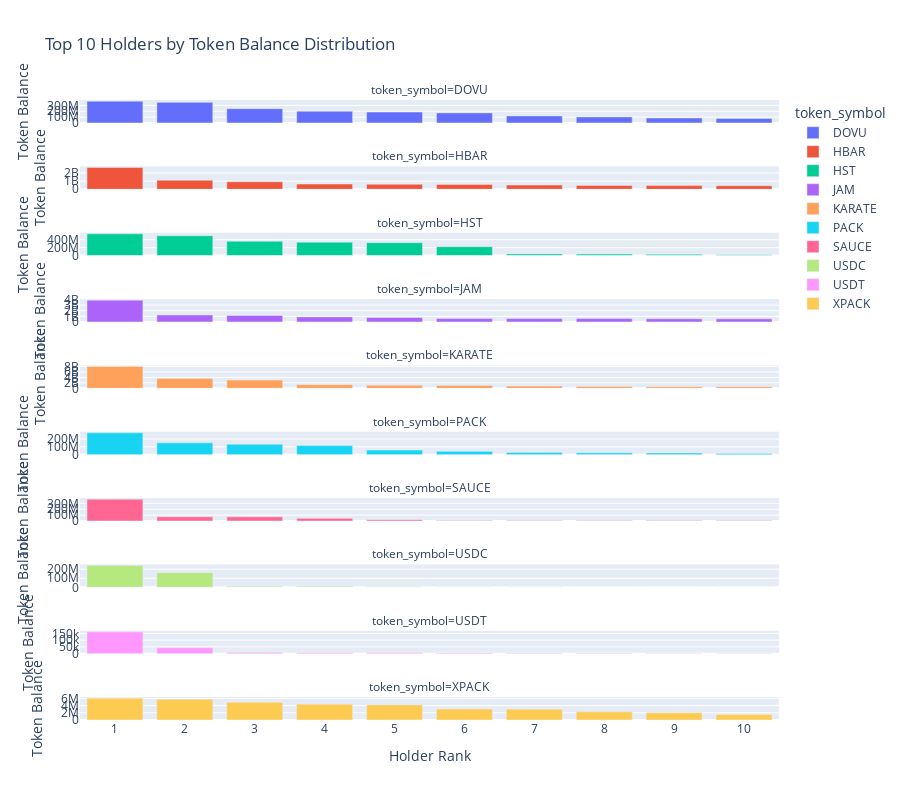

Source (notebook cell):
### Markdown cell above
--- Chart 2: Top 10 Holders by Token Balance ---

### Code cell
# Query the data
df_top_balance = pd.read_sql_query("""
    SELECT
        token_symbol,
        account_id,
        balance,
        balance_rank
    FROM token_holdings
    WHERE is_top_holder = 1
    ORDER BY token_symbol, balance_rank;
""", conn)

# Create the plot
fig2 = px.bar(
    df_top_balance,
    x='balance_rank',
    y='balance',
    color='token_symbol',
    facet_col='token_symbol',
    facet_col_wrap=1,
    height=800,
    labels={'balance_rank': 'Holder Rank', 'balance': 'Token Balance'},
    title='Top 10 Holders by Token Balance Distribution',
    hover_data=['account_id'] # Show account_id on hover
)

fig2.update_yaxes(matches=None) # Allow y-axes to have different scales
fig2.for_each_yaxis(lambda yaxis: yaxis.update(showticklabels=True))
fig2.update_xaxes(tickvals=list(range(1, 11))) # Ensure x-axis shows ranks 1-10
fig2.show()

### Figure 1 — Plotly figure (JSON) as saved in the notebook; plotly's stock layout.template omitted (floating-point values rounded to 4 significant figures)
{"data": [{"alignmentgroup": "True", "customdata": [["0.0.7308512"], ["0.0.2214948"], ["0.0.858938"], ["0.0.540219"], ["0.0.412535"], ["0.0.4856053"], ["0.0.4364925"], ["0.0.4366340"], ["0.0.5328590"], ["0.0.3817615"]], "hovertemplate": "token_symbol=DOVU<br>Holder Rank=%{x}<br>Token Balance=%{y}<br>account_id=%{customdata[0]}<extra></extra>", "legendgroup": "DOVU", "marker": {"color": "#636efa", "pattern": {"shape": ""}}, "name": "DOVU", "offsetgroup": "DOVU", "orientation": "v", "showlegend": true, "textposition": "auto", "type": "bar", "x": [1, 2, 3, 4, 5, 6, 7, 8, 9, 10], "xaxis": "x10", "y": [373700000.0, 353300000.0, 244200000.0, 201800000.0, 187200000.0, 172400000.0, 120500000.0, 103001290, 84780000.0, 78020000.0], "yaxis": "y10"}, {"alignmentgroup": "True", "customdata": [["0.0.652978"], ["0.0.1872300"], ["0.0.9170199"], ["0.0.54895"], ["0.0.54795"], ["0.0.77"], ["0.0.6942669"], ["0.0.1268012"], ["0.0.1412503"], ["0.0.85785"]], "hovertemplate": "token_symbol=HBAR<br>Holder Rank=%{x}<br>Token Balance=%{y}<br>account_id=%{customdata[0]}<extra></extra>", "legendgroup": "HBAR", "marker": {"color": "#EF553B", "pattern": {"shape": ""}}, "name": "HBAR", "offsetgroup": "HBAR", "orientation": "v", "showlegend": true, "textposition": "auto", "type": "bar", "x": [1, 2, 3, 4, 5, 6, 7, 8, 9, 10], "xaxis": "x9", "y": [2673000000.0, 1117000000.0, 915800000.0, 644400000.0, 618000000.0, 599900000.0, 513000000.0, 475600000.0, 451100000.0, 443900000.0], "yaxis": "y9"}, {"alignmentgroup": "True", "customdata": [["0.0.968019"], ["0.0.968016"], ["0.0.968017"], ["0.0.968013"], ["0.0.968012"], ["0.0.968014"], ["0.0.7308515"], ["0.0.858938"], ["0.0.7400133"], ["0.0.1463354"]], "hovertemplate": "token_symbol=HST<br>Holder Rank=%{x}<br>Token Balance=%{y}<br>account_id=%{customdata[0]}<extra></extra>", "legendgroup": "HST", "marker": {"color": "#00cc96", "pattern": {"shape": ""}}, "name": "HST", "offsetgroup": "HST", "orientation": "v", "showlegend": true, "textposition": "auto", "type": "bar", "x": [1, 2, 3, 4, 5, 6, 7, 8, 9, 10], "xaxis": "x8", "y": [548695000, 500000000, 361500000.0, 337500000.0, 325700000.0, 225000000.0, 41290000.0, 37700000.0, 31550000.0, 22390000.0], "yaxis": "y8"}, {"alignmentgroup": "True", "customdata": [["0.0.858938"], ["0.0.7389657"], ["0.0.6930749"], ["0.0.285576"], ["0.0.3909413"], ["0.0.3847809"], ["0.0.841549"], ["0.0.3854039"], ["0.0.868359"], ["0.0.1463864"]], "hovertemplate": "token_symbol=JAM<br>Holder Rank=%{x}<br>Token Balance=%{y}<br>account_id=%{customdata[0]}<extra></extra>", "legendgroup": "JAM", "marker": {"color": "#ab63fa", "pattern": {"shape": ""}}, "name": "JAM", "offsetgroup": "JAM", "orientation": "v", "showlegend": true, "textposition": "auto", "type": "bar", "x": [1, 2, 3, 4, 5, 6, 7, 8, 9, 10], "xaxis": "x7", "y": [3866000000.0, 1244000000.0, 1155000000.0, 895600000.0, 800000000.0, 600010221, 600000000.0, 600000000.0, 568800000.0, 550100000.0], "yaxis": "y7"}, {"alignmentgroup": "True", "customdata": [["0.0.2283226"], ["0.0.7308499"], ["0.0.9123373"], ["0.0.2082863"], ["0.0.8326929"], ["0.0.6071041"], ["0.0.2081174"], ["0.0.2751778"], ["0.0.2651575"], ["0.0.2716511"]], "hovertemplate": "token_symbol=KARATE<br>Holder Rank=%{x}<br>Token Balance=%{y}<br>account_id=%{customdata[0]}<extra></extra>", "legendgroup": "KARATE", "marker": {"color": "#FFA15A", "pattern": {"shape": ""}}, "name": "KARATE", "offsetgroup": "KARATE", "orientation": "v", "showlegend": true, "textposition": "auto", "type": "bar", "x": [1, 2, 3, 4, 5, 6, 7, 8, 9, 10], "xaxis": "x6", "y": [7966000000.0, 3616000000.0, 3000000005, 1324000000.0, 1100000000, 1032000000.0, 797000000.0, 621800000.0, 558900000.0, 522000000.0], "yaxis": "y6"}, {"alignmentgroup": "True", "customdata": [["0.0.5759605"], ["0.0.5759518"], ["0.0.7243469"], ["0.0.5759475"], ["0.0.5734136"], ["0.0.5710970"], ["0.0.5981646"], ["0.0.5734162"], ["0.0.5734139"], ["0.0.5710432"]], "hovertemplate": "token_symbol=PACK<br>Holder Rank=%{x}<br>Token Balance=%{y}<br>account_id=%{customdata[0]}<extra></extra>", "legendgroup": "PACK", "marker": {"color": "#19d3f3", "pattern": {"shape": ""}}, "name": "PACK", "offsetgroup": "PACK", "orientation": "v", "showlegend": true, "textposition": "auto", "type": "bar", "x": [1, 2, 3, 4, 5, 6, 7, 8, 9, 10], "xaxis": "x5", "y": [278600000.0, 151000000.0, 132900000.0, 115500000.0, 58960000.0, 42100000.0, 27800000.0, 22690000.0, 21530000.0, 16050000.0], "yaxis": "y5"}, {"alignmentgroup": "True", "customdata": [["0.0.1460199"], ["0.0.1461945"], ["0.0.1414140"], ["0.0.858938"], ["0.0.1056814"], ["0.0.7308505"], ["0.0.3361220"], ["0.0.3031628"], ["0.0.1465865"], ["0.0.8232141"]], "hovertemplate": "token_symbol=SAUCE<br>Holder Rank=%{x}<br>Token Balance=%{y}<br>account_id=%{customdata[0]}<extra></extra>", "legendgroup": "SAUCE", "marker": {"color": "#FF6692", "pattern": {"shape": ""}}, "name": "SAUCE", "offsetgroup": "SAUCE", "orientation": "v", "showlegend": true, "textposition": "auto", "type": "bar", "x": [1, 2, 3, 4, 5, 6, 7, 8, 9, 10], "xaxis": "x4", "y": [372300000.0, 71620000.0, 70900000.0, 45820000.0, 21600000.0, 9464000.0, 8320000.0, 8290000.0, 7101000.0, 7075000.0], "yaxis": "y4"}, {"alignmentgroup": "True", "customdata": [["0.0.439717"], ["0.0.1030878"], ["0.0.1789386"], ["0.0.9125858"], ["0.0.7308496"], ["0.0.3964804"], ["0.0.439415"], ["0.0.1462797"], ["0.0.3948521"], ["0.0.1532"]], "hovertemplate": "token_symbol=USDC<br>Holder Rank=%{x}<br>Token Balance=%{y}<br>account_id=%{customdata[0]}<extra></extra>", "legendgroup": "USDC", "marker": {"color": "#B6E880", "pattern": {"shape": ""}}, "name": "USDC", "offsetgroup": "USDC", "orientation": "v", "showlegend": true, "textposition": "auto", "type": "bar", "x": [1, 2, 3, 4, 5, 6, 7, 8, 9, 10], "xaxis": "x3", "y": [240300000.0, 160600000.0, 11350000.0, 11310000.0, 5121000.0, 4806000.0, 3446000.0, 1335000.0, 789400.0, 640200.0], "yaxis": "y3"}, {"alignmentgroup": "True", "customdata": [["0.0.3964782"], ["0.0.3964809"], ["0.0.8684349"], ["0.0.1321573"], ["0.0.1415474"], ["0.0.9179418"], ["0.0.4560067"], ["0.0.8057902"], ["0.0.2130203"], ["0.0.1498067"]], "hovertemplate": "token_symbol=USDT<br>Holder Rank=%{x}<br>Token Balance=%{y}<br>account_id=%{customdata[0]}<extra></extra>", "legendgroup": "USDT", "marker": {"color": "#FF97FF", "pattern": {"shape": ""}}, "name": "USDT", "offsetgroup": "USDT", "orientation": "v", "showlegend": true, "textposition": "auto", "type": "bar", "x": [1, 2, 3, 4, 5, 6, 7, 8, 9, 10], "xaxis": "x2", "y": [161100.0, 43350.0, 8284.0, 6625.0, 6574.0, 5798.0, 3914.0, 2519.0, 2000, 1678.0], "yaxis": "y2"}, {"alignmentgroup": "True", "customdata": [["0.0.7474726"], ["0.0.6930749"], ["0.0.4794035"], ["0.0.4779151"], ["0.0.7801831"], ["0.0.4826301"], ["0.0.1290236"], ["0.0.2990835"], ["0.0.7844835"], ["0.0.3862412"]], "hovertemplate": "token_symbol=XPACK<br>Holder Rank=%{x}<br>Token Balance=%{y}<br>account_id=%{customdata[0]}<extra></extra>", "legendgroup": "XPACK", "marker": {"color": "#FECB52", "pattern": {"shape": ""}}, "name": "XPACK", "offsetgroup": "XPACK", "orientation": "v", "showlegend": true, "textposition": "auto", "type": "bar", "x": [1, 2, 3, 4, 5, 6, 7, 8, 9, 10], "xaxis": "x", "y": [6054000.0, 5735000.0, 4931000.0, 4374986, 4200000.0, 3037000.0, 3011000.0, 2259000.0, 2002000.0, 1500000.0], "yaxis": "y"}], "layout": {"annotations": [{"font": {}, "showarrow": false, "text": "token_symbol=XPACK", "x": 0.5, "xanchor": "center", "xref": "paper", "y": 0.037, "yanchor": "bottom", "yref": "paper"}, {"font": {}, "showarrow": false, "text": "token_symbol=USDT", "x": 0.5, "xanchor": "center", "xref": "paper", "y": 0.144, "yanchor": "bottom", "yref": "paper"}, {"font": {}, "showarrow": false, "text": "token_symbol=USDC", "x": 0.5, "xanchor": "center", "xref": "paper", "y": 0.251, "yanchor": "bottom", "yref": "paper"}, {"font": {}, "showarrow": false, "text": "token_symbol=SAUCE", "x": 0.5, "xanchor": "center", "xref": "paper", "y": 0.358, "yanchor": "bottom", "yref": "paper"}, {"font": {}, "showarrow": false, "text": "token_symbol=PACK", "x": 0.5, "xanchor": "center", "xref": "paper", "y": 0.465, "yanchor": "bottom", "yref": "paper"}, {"font": {}, "showarrow": false, "text": "token_symbol=KARATE", "x": 0.5, "xanchor": "center", "xref": "paper", "y": 0.572, "yanchor": "bottom", "yref": "paper"}, {"font": {}, "showarrow": false, "text": "token_symbol=JAM", "x": 0.5, "xanchor": "center", "xref": "paper", "y": 0.679, "yanchor": "bottom", "yref": "paper"}, {"font": {}, "showarrow": false, "text": "token_symbol=HST", "x": 0.5, "xanchor": "center", "xref": "paper", "y": 0.786, "yanchor": "bottom", "yref": "paper"}, {"font": {}, "showarrow": false, "text": "token_symbol=HBAR", "x": 0.5, "xanchor": "center", "xref": "paper", "y": 0.893, "yanchor": "bottom", "yref": "paper"}, {"font": {}, "showarrow": false, "text": "token_symbol=DOVU", "x": 0.5, "xanchor": "center", "xref": "paper", "y": 1, "yanchor": "bottom", "yref": "paper"}], "barmode": "relative", "height": 800, "legend": {"title": {"text": "token_symbol"}, "tracegroupgap": 0}, "title": {"text": "Top 10 Holders by Token Balance Distribution"}, "xaxis": {"anchor": "y", "domain": [0, 1], "tickvals": [1, 2, 3, 4, 5, 6, 7, 8, 9, 10], "title": {"text": "Holder Rank"}}, "xaxis10": {"anchor": "y10", "domain": [0, 1], "matches": "x", "showticklabels": false, "tickvals": [1, 2, 3, 4, 5, 6, 7, 8, 9, 10]}, "xaxis2": {"anchor": "y2", "domain": [0, 1], "matches": "x", "showticklabels": false, "tickvals": [1, 2, 3, 4, 5, 6, 7, 8, 9, 10]}, "xaxis3": {"anchor": "y3", "domain": [0, 1], "matches": "x", "showticklabels": false, "tickvals": [1, 2, 3, 4, 5, 6, 7, 8, 9, 10]}, "xaxis4": {"anchor": "y4", "domain": [0, 1], "matches": "x", "showticklabels": false, "tickvals": [1, 2, 3, 4, 5, 6, 7, 8, 9, 10]}, "xaxis5": {"anchor": "y5", "domain": [0, 1], "matches": "x", "showticklabels": false, "tickvals": [1, 2, 3, 4, 5, 6, 7, 8, 9, 10]}, "xaxis6": {"anchor": "y6", "domain": [0, 1], "matches": "x", "showticklabels": false, "tickvals": [1, 2, 3, 4, 5, 6, 7, 8, 9, 10]}, "xaxis7": {"anchor": "y7", "domain": [0, 1], "matches": "x", "showticklabels": false, "tickvals": [1, 2, 3, 4, 5, 6, 7, 8, 9, 10]}, "xaxis8": {"anchor": "y8", "domain": [0, 1], "matches": "x", "showticklabels": false, "tickvals": [1, 2, 3, 4, 5, 6, 7, 8, 9, 10]}, "xaxis9": {"anchor": "y9", "domain": [0, 1], "matches": "x", "showticklabels": false, "tickvals": [1, 2, 3, 4, 5, 6, 7, 8, 9, 10]}, "yaxis": {"anchor": "x", "domain": [0, 0.037], "showticklabels": true, "title": {"text": "Token Balance"}}, "yaxis10": {"anchor": "x10", "domain": [0.963, 1], "showticklabels": true, "title": {"text": "Token Balance"}}, "yaxis2": {"anchor": "x2", "domain": [0.107, 0.144], "showticklabels": true, "title": {"text": "Token Balance"}}, "yaxis3": {"anchor": "x3", "domain": [0.214, 0.251], "showticklabels": true, "title": {"text": "Token Balance"}}, "yaxis4": {"anchor": "x4", "domain": [0.321, 0.358], "showticklabels": true, "title": {"text": "Token Balance"}}, "yaxis5": {"anchor": "x5", "domain": [0.428, 0.465], "showticklabels": true, "title": {"text": "Token Balance"}}, "yaxis6": {"anchor": "x6", "domain": [0.535, 0.572], "showticklabels": true, "title": {"text": "Token Balance"}}, "yaxis7": {"anchor": "x7", "domain": [0.642, 0.679], "showticklabels": true, "title": {"text": "Token Balance"}}, "yaxis8": {"anchor": "x8", "domain": [0.749, 0.786], "showticklabels": true, "title": {"text": "Token Balance"}}, "yaxis9": {"anchor": "x9", "domain": [0.856, 0.893], "showticklabels": true, "title": {"text": "Token Balance"}}}}
